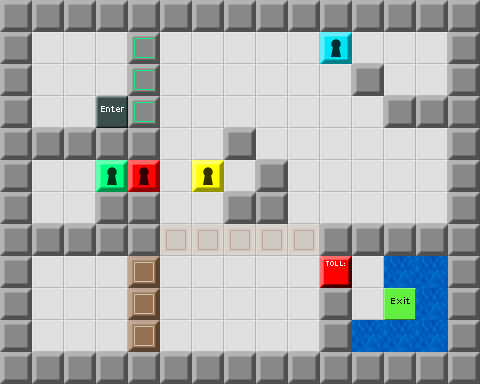

This game map was drawn from its Tiled (.tmx) file and the tilesets committed beside it. A one-line description and the trimmed map source follow:
An orthogonal 15x12 tile map with 32x32 px tiles, 1 tile layer (Map) and 21 objects (t1).

<map version="1.0" orientation="orthogonal" width="15" height="12" tilewidth="32" tileheight="32">
 <tileset firstgid="1" source="devgraphics.tsx" />
 <layer name="Map" width="15" height="12">
  <data>[180 cells, 180 non-empty, 13 distinct tile ids]</data>
 </layer>
 <objectgroup name="Enemies" width="15" height="12">
  <object gid="7" x="160" y="352" />
  <object gid="9" x="416" y="160">
   <properties>
    <property name="direction" value="left" />
   </properties>
  </object>
  <object gid="27" x="288" y="352" />
  <object gid="25" x="32" y="352" />
  <object gid="27" x="160" y="64" />
 </objectgroup>
 <objectgroup name="Items" width="15" height="12">
  <object gid="22" x="224" y="192" />
  <object gid="8" x="32" y="128">
   <properties>
    <property name="Text" value="This is really just meant to be a title screen. Whatever, go ahead and play." />
   </properties>
  </object>
  <object gid="12" x="416" y="96" />
  <object gid="12" x="64" y="224" />
  <object gid="12" x="192" y="288" />
  <object gid="12" x="352" y="192" />
  <object gid="34" x="416" y="64" />
  <object gid="37" x="64" y="320">
   <properties>
    <property name="destination" value="t1" />
   </properties>
  </object>
  <object name="t1" gid="43" x="384" y="96" />
  <object gid="40" x="32" y="64" />
  <object gid="4" x="288" y="128" />
  <object gid="46" x="96" y="288" />
  <object gid="52" x="288" y="160" />
  <object gid="51" x="288" y="64" />
  <object gid="51" x="32" y="288" />
 </objectgroup>
 <objectgroup name="Tools" width="15" height="12">
  <object gid="15" x="64" y="96" />
 </objectgroup>
 <objectgroup name="Parameters" width="15" height="12">
  <properties>
   <property name="mode" value="title" />
   <property name="stageOffset" value="false" />
   <property name="time" value="0" />
   <property name="wrapAround" value="false" />
  </properties>
 </objectgroup>
</map>
